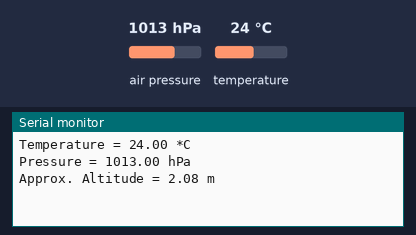
The sketch below on a simulated Arduino Uno, built with avr-gcc and run on an emulated ATmega328P. Parts: the last lines printed to the serial monitor. The test bench sets the inputs (shaded band); at power-on: air pressure 1013 hPa, temperature 24 °C.

Above: at 1.2 s.
1.3 s: air pressure set to 952 hPa
At 3.1 s:
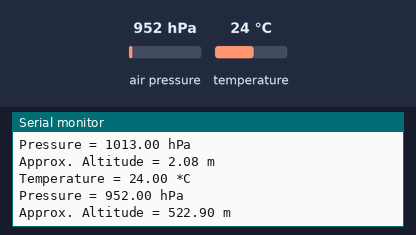
3.6 s: temperature set to 12 °C
At 5.1 s:
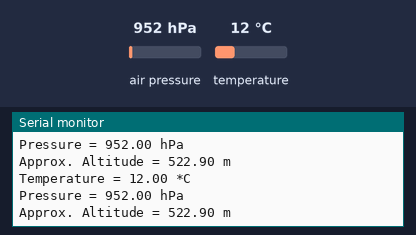
5.9 s: air pressure set to 975 hPa
At 7.1 s:
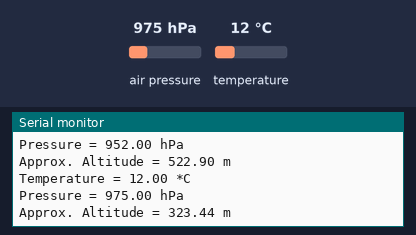
Timing chart, 0 to 8.9 s (numbered marks = the images above; inputs shaded):
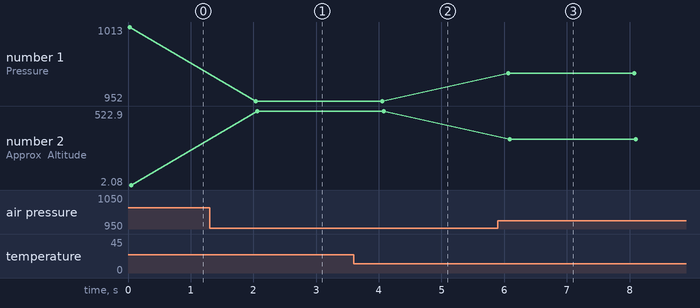

Measured:
- after the input at 1.3 s, the serial monitor: prints a new line after 0.74 s (image 1)
- after the input at 3.6 s, the serial monitor: prints a new line after 0.43 s (image 2)
- after the input at 5.9 s, the serial monitor: prints a new line after 0.16 s (image 3)
- plotted number 1: 1013 → 952 after the input at 1.3 s, 952 → 975 after the input at 5.9 s
- plotted number 2: 2.08 → 522.9 after the input at 1.3 s, 522.9 → 323.44 after the input at 5.9 s

The sketch:

temperature_sensor.ino
```cpp
#include <Wire.h>
#include <Adafruit_BMP280.h>

Adafruit_BMP280 bmp;

void setup() {
  Serial.begin(9600);
  if (!bmp.begin(0x76)) {
    Serial.println("Could not find a valid BMP280 sensor, check wiring!");
    while (1);
  }
}

void loop() {
  Serial.print("Temperature = ");
  Serial.print(bmp.readTemperature());
  Serial.println(" *C");

  Serial.print("Pressure = ");
  Serial.print(bmp.readPressure() / 100.0F);
  Serial.println(" hPa");

  Serial.print("Approx. Altitude = ");
  Serial.print(bmp.readAltitude(1013.25));
  Serial.println(" m");

  Serial.println();
  delay(2000);
}
```
